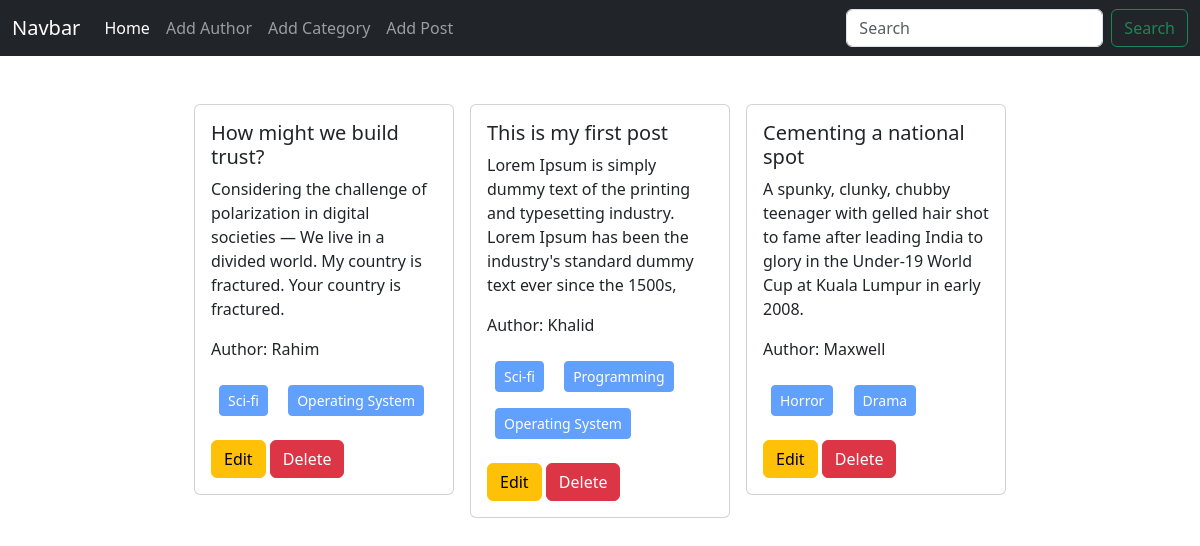
The page / on the database its author committed.
### posts/models.py (models this page shows)
class Post(models.Model):
    title = models.CharField(max_length = 50)
    content = models.TextField()
    category = models.ManyToManyField(Category)
    author = models.ForeignKey(Author, on_delete=models.CASCADE)
    def __str__(self):
        return self.title

### author/models.py (models this page shows, shortened)
class Author(models.Model):
    name = models.CharField(max_length= 100)
    bio = models.TextField()
    phone_no = models.CharField(max_length = 12)

### categories/models.py (models this page shows, shortened)
class Category(models.Model):
    name = models.CharField(max_length=100)

### blog_project/views.py (the view)
# urls.py: 2. Add a URL to urlpatterns:  path('', views.home, name='home')
def home(request):
    data = Post.objects.all()
    print(data)
    return render(request, 'home.html', {'data': data})

### templates/home.html
{% extends "base.html" %}
{% block content %}
    <div class="d-flex flex-wrap justify-content-center px-5 pt-5">
        {% for post in data %}
            <div class="col-sm-3 mb-3 mb-sm-0">
                <div class="card mx-2">
                    <div class="card-body">
                        <h5 class="card-title">{{post.title}}</h5>
                        <p class="card-text">{{post.content}}</p>
                        <p>Author: {{post.author.name}}</p>
                        <p>
                            {% for i in post.category.all %}
                                <button class="btn btn-primary btn-sm m-2" disabled>{{i.name}}</button>
                            {% endfor %}
                        </p>
                        <a href="{% url 'edit_post' post.id %}" class="btn btn-warning">Edit</a>
                        <a href="{% url 'delete_post' post.id %}" class="btn btn-danger">Delete</a>
                    </div>
                </div>
            </div>
        {% endfor %}
    </div>
{% endblock content %}

### templates/base.html (shortened to what this page needs)
<!doctype html>
<html lang="en">
  <head>
    <link href="https://cdn.jsdelivr.net/npm/bootstrap@5.3.2/dist/css/bootstrap.min.css" rel="stylesheet">
  </head>
  <body>
        <nav class="navbar navbar-expand-lg navbar-dark bg-dark">
            <div class="container-fluid">
            <a class="navbar-brand" href="#">Navbar</a>
            <div class="collapse navbar-collapse" id="navbarSupportedContent">
                <ul class="navbar-nav me-auto mb-2 mb-lg-0">
                <li class="nav-item">
                    <a class="nav-link active" aria-current="page" href="{% url 'homepage' %}">Home</a>
                </li>
                <li class="nav-item">
                    <a class="nav-link" href="{% url 'add_author' %}">Add Author</a>
                </li>
                <li class="nav-item">
                    <a class="nav-link" href="{% url 'add_category' %}">Add Category</a>
                </li>
                <li class="nav-item">
                    <a class="nav-link" href="{% url 'add_post' %}">Add Post</a>
                </li>
                </ul>
                <form class="d-flex" role="search">
                <input class="form-control me-2" type="search" placeholder="Search" aria-label="Search">
                <button class="btn btn-outline-success" type="submit">Search</button>
                </form>
            </div>
            </div>
        </nav>
        {% block content %}
        {% endblock content %}
  </body>
</html>

### rows shown on the page
Post: title "How might we build trust?", content "Considering the challenge of polarization in digital societies — We live in a divided world. My country is fractured. Your country is fractured.", author.name "Rahim"
Category: name "Sci-fi"
Category: name "Operating System"
Post: title "This is my first post", content "Lorem Ipsum is simply dummy text of the printing and typesetting industry. Lorem Ipsum has been the industry's standard dummy text ever since the 1500s,", author.name "Khalid"
Category: name "Programming"
Post: title "Cementing a national spot", content "A spunky, clunky, chubby teenager with gelled hair shot to fame after leading India to glory in the Under-19 World Cup at Kuala Lumpur in early 2008.", author.name "Maxwell"
Category: name "Horror"
Category: name "Drama"
